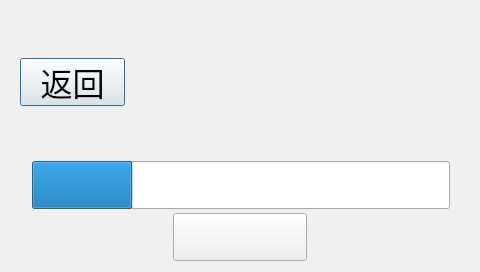
<?xml version="1.0" encoding="UTF-8"?>
<ui version="4.0">
 <class>DiskSpaceDialog</class>
 <widget class="QDialog" name="DiskSpaceDialog">
  <property name="geometry">
   <rect>
    <x>0</x>
    <y>0</y>
    <width>480</width>
    <height>272</height>
   </rect>
  </property>
  <property name="windowTitle">
   <string>Dialog</string>
  </property>
  <widget class="QPushButton" name="ReturnButton">
   <property name="geometry">
    <rect>
     <x>20</x>
     <y>58</y>
     <width>105</width>
     <height>48</height>
    </rect>
   </property>
   <property name="font">
    <font>
     <pointsize>24</pointsize>
    </font>
   </property>
   <property name="styleSheet">
    <string notr="true">background-image: url(:/new/picture/setting_interface/Rectangle 252.png);</string>
   </property>
   <property name="text">
    <string>返回</string>
   </property>
   <property name="icon">
    <iconset resource="picture.qrc">
     <normaloff>:/new/picture/setting_interface/return.png</normaloff>:/new/picture/setting_interface/return.png</iconset>
   </property>
   <property name="iconSize">
    <size>
     <width>21</width>
     <height>14</height>
    </size>
   </property>
  </widget>
  <widget class="QLabel" name="label">
   <property name="geometry">
    <rect>
     <x>49</x>
     <y>119</y>
     <width>39</width>
     <height>26</height>
    </rect>
   </property>
   <property name="styleSheet">
    <string notr="true">background-image: url(:/new/picture/setting_interface/Vector3.png);</string>
   </property>
   <property name="text">
    <string/>
   </property>
  </widget>
  <widget class="QLabel" name="disk_label">
   <property name="geometry">
    <rect>
     <x>106</x>
     <y>116</y>
     <width>95</width>
     <height>33</height>
    </rect>
   </property>
   <property name="font">
    <font>
     <pointsize>17</pointsize>
    </font>
   </property>
   <property name="text">
    <string/>
   </property>
  </widget>
  <widget class="QProgressBar" name="progressBar">
   <property name="geometry">
    <rect>
     <x>32</x>
     <y>161</y>
     <width>418</width>
     <height>48</height>
    </rect>
   </property>
   <property name="value">
    <number>24</number>
   </property>
   <property name="textVisible">
    <bool>false</bool>
   </property>
  </widget>
  <widget class="QLabel" name="mem_label">
   <property name="geometry">
    <rect>
     <x>275</x>
     <y>117</y>
     <width>156</width>
     <height>33</height>
    </rect>
   </property>
   <property name="layoutDirection">
    <enum>Qt::LeftToRight</enum>
   </property>
   <property name="styleSheet">
    <string notr="true">

</string>
   </property>
   <property name="text">
    <string/>
   </property>
   <property name="alignment">
    <set>Qt::AlignLeading|Qt::AlignLeft|Qt::AlignVCenter</set>
   </property>
  </widget>
  <widget class="QPushButton" name="pushButton">
   <property name="geometry">
    <rect>
     <x>173</x>
     <y>213</y>
     <width>134</width>
     <height>48</height>
    </rect>
   </property>
   <property name="text">
    <string/>
   </property>
  </widget>
  <widget class="QLabel" name="label_2">
   <property name="geometry">
    <rect>
     <x>184</x>
     <y>10</y>
     <width>112</width>
     <height>39</height>
    </rect>
   </property>
   <property name="styleSheet">
    <string notr="true">image: url(:/new/picture/setting_interface/diskspace.png);</string>
   </property>
   <property name="text">
    <string/>
   </property>
   <property name="scaledContents">
    <bool>false</bool>
   </property>
  </widget>
 </widget>
 <resources>
  <include location="picture.qrc"/>
 </resources>
 <connections>
  <connection>
   <sender>ReturnButton</sender>
   <signal>clicked()</signal>
   <receiver>DiskSpaceDialog</receiver>
   <slot>close()</slot>
   <hints>
    <hint type="sourcelabel">
     <x>72</x>
     <y>81</y>
    </hint>
    <hint type="destinationlabel">
     <x>239</x>
     <y>135</y>
    </hint>
   </hints>
  </connection>
 </connections>
</ui>
